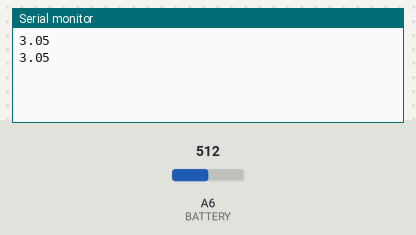
A sketch run on a simulated Arduino Nano, built with avr-gcc and run on an emulated ATmega328P. Parts: the last lines printed to the serial monitor. The inputs (shaded band) are chosen by the test bench; at power-on: A6 (BATTERY) = 512.

Above: at 1.8 s.
1.9 s: A6 (BATTERY) set to 716
At 2.5 s:
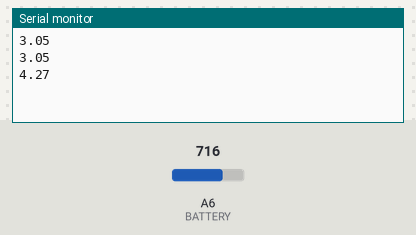
3.4 s: A6 (BATTERY) set to 900
At 4.8 s:
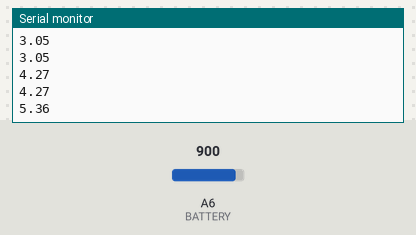
Timing chart, 0 to 6.4 s (numbered marks = the images above; inputs shaded):
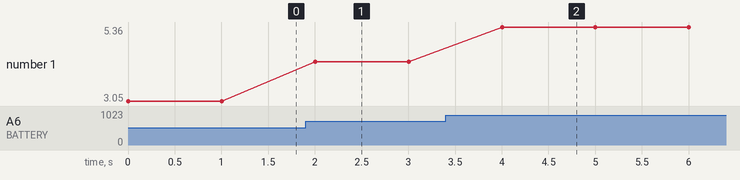

Measured:
- after the input at 1.9 s, the serial monitor: prints a new line after 0.10 s (image 1)
- after the input at 3.4 s, the serial monitor: prints a new line after 0.60 s (image 2)
- plotted number 1: 3.05 → 4.27 after the input at 1.9 s, 4.27 → 5.36 after the input at 3.4 s

The sketch:

test_voltage.ino
```cpp
#define BATTERY A6

#define RESISTOR_REF_5V_1 220
#define RESISTOR_REF_5V_2 1000

// 2 resistors in serie: 220k and 1m
//

void setup() {
  pinMode(BATTERY, INPUT);
  analogReference(INTERNAL); // internal reference is 1.1V on ATMEGA328p
  Serial.begin(9600);

}

void loop() {
  double voltage = (double)analogRead(BATTERY) / 1024 * 1.1 / RESISTOR_REF_5V_1 * (RESISTOR_REF_5V_1 + RESISTOR_REF_5V_2);
  Serial.println( voltage );
  delay(1000);
}
```
